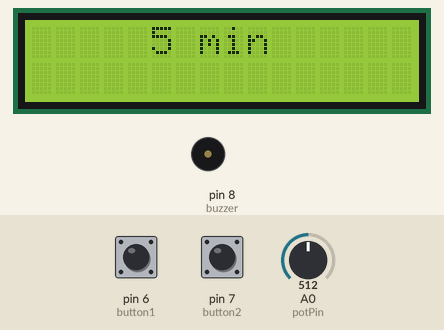
This sketch was run on a simulated Arduino Uno, built with avr-gcc and run on an emulated ATmega328P. Shown: 16×2 character LCD, buzzer (waves = sounding). The inputs (shaded band) are chosen by the test bench; at power-on: pin 6 (button1) HIGH, pin 7 (button2) HIGH, A0 (potPin) = 512.

Above: at 1.2 s.
1.3 s: pin 6 (button1) pulled LOW for 0.15 s
At 1.9 s:
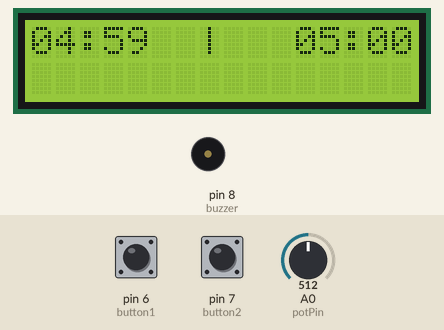
2.0 s: pin 6 (button1) pulled LOW for 1 s
At 3.5 s:
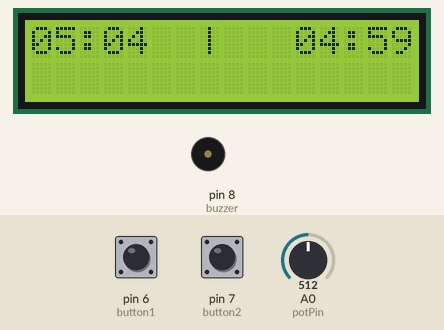
3.6 s: pin 7 (button2) pulled LOW for 3.2 s
At 7.3 s:
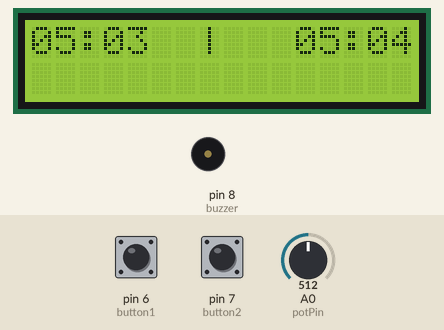
Timing chart, 0 to 8.8 s (numbered marks = the images above; inputs shaded):
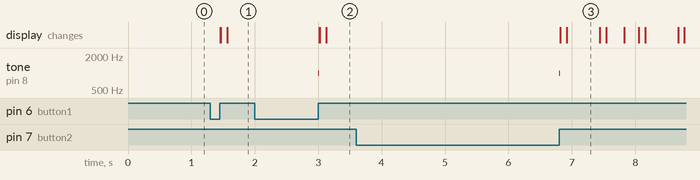

The sketch:

Arduino_code_v0.1.ino
```cpp
#include <Wire.h>
#include <LiquidCrystal_I2C.h>

LiquidCrystal_I2C lcd(0x27,16,2);

const int button1 = 6;
const int button2 = 7;
const int buzzer = 8;
const int potPin = A0;

unsigned long player1Time = 0;
unsigned long player2Time = 0;
bool player1Turn = false; // will be set by first press
bool gameStarted = false;
bool paused = false;

unsigned long lastMillis = 0;
unsigned long lastBlink = 0;
bool blinkState = true;

bool zeroCycleActive = false;
int zeroCycleCount = 0;

unsigned long bothPressedTime = 0;

void setup() {
  lcd.init();
  lcd.backlight();
  pinMode(button1, INPUT_PULLUP);
  pinMode(button2, INPUT_PULLUP);
  pinMode(buzzer, OUTPUT);
}

void loop() {
  unsigned long now = millis();

  bool btn1 = digitalRead(button1) == LOW;
  bool btn2 = digitalRead(button2) == LOW;

  // --- Pause logic ---
  if(btn1 && btn2) {
    if(bothPressedTime == 0) bothPressedTime = now;
    else if(now - bothPressedTime >= 3000) {
      paused = !paused;
      bothPressedTime = 0;
    }
  } else {
    bothPressedTime = 0;
  }
  if(paused) return; // skip countdown while paused

// --- Before game starts: select time ---
if(!gameStarted) {
    int potValue = analogRead(potPin);       // 0-1023
    int minutes = map(potValue, 0, 1023, 1, 10); // 1–10 minutes
    player1Time = minutes * 60; // convert to seconds
    player2Time = minutes * 60;

    // Display selected time in minutes
    lcd.setCursor(5,0);
    lcd.print(minutes);
    lcd.print(" min  ");

    // Wait for first player to press
    if(btn1) {
        while(digitalRead(button1) == LOW);
        player1Turn = true;
        gameStarted = true;
        lcd.clear(); // <-- clears “in”
    }
    if(btn2) {
        while(digitalRead(button2) == LOW);
        player1Turn = false;
        gameStarted = true;
        lcd.clear(); // <-- clears “in”
    }
    return;
}
  // --- Countdown ---
  if(now - lastMillis >= 1000) {
    lastMillis = now;
    if(!zeroCycleActive) {
      if(player1Turn && player1Time > 0) player1Time--;
      if(!player1Turn && player2Time > 0) player2Time--;
    }
  }

  // --- Turn switching ---
  if(btn1 && player1Turn && !zeroCycleActive) {
    while(digitalRead(button1) == LOW);
    player1Turn = false;
    player1Time += 5;
    tone(buzzer, 1000, 100);
  }
  if(btn2 && !player1Turn && !zeroCycleActive) {
    while(digitalRead(button2) == LOW);
    player1Turn = true;
    player2Time += 5;
    tone(buzzer, 1000, 100);
  }

  // --- Zero-time blink cycles ---
  if(!zeroCycleActive && (player1Time == 0 || player2Time == 0)) {
    zeroCycleActive = true;
    zeroCycleCount = 0;
    lastBlink = now;
    blinkState = true;
  }

  if(zeroCycleActive) {
    if(now - lastBlink >= 500) {
      lastBlink = now;
      blinkState = !blinkState;
      if(!blinkState) zeroCycleCount++;
    }
    if(zeroCycleCount >= 3) {
      zeroCycleActive = false;
      blinkState = true;
      noTone(buzzer);
    }
  } else {
    // normal active timer blink 0.5s on / 0.1s off
    if(blinkState && now - lastBlink >= 500) {
      lastBlink = now;
      blinkState = false;
    } else if(!blinkState && now - lastBlink >= 100) {
      lastBlink = now;
      blinkState = true;
    }
  }

  // --- Format timers ---
  String t1 = formatTime(player1Time);
  String t2 = formatTime(player2Time);

  if(zeroCycleActive) {
    if(!blinkState) t1 = "     ";
    if(!blinkState) t2 = "     ";
  } else {
    if(player1Turn && !blinkState) t1 = "     ";
    if(!player1Turn && !blinkState) t2 = "     ";
  }

  // --- Display ---
  lcd.setCursor(0,0);
  lcd.print(t1);
  lcd.setCursor(7,0);
  lcd.print("|");
  lcd.setCursor(11,0);
  lcd.print(t2);

  // --- Buzzer ---
  if(zeroCycleActive) {
    if(blinkState) tone(buzzer, 1000);
    else noTone(buzzer);
  } else {
    if(player1Time == 10 || player2Time == 10) tone(buzzer, 1000, 200);
    if(player1Time > 0 && player2Time > 0) noTone(buzzer);
  }
}

String formatTime(unsigned long t) {
  int minutes = t / 60;
  int seconds = t % 60;
  char buf[6];
  sprintf(buf, "%02d:%02d", minutes, seconds);
  return String(buf);
}

/*
     ______                                    __
   _/      \_                                 |  \
  /   $$$$$$ \    ______   __   __   __       | $$  ______   __    __   ______   __    __
 /  $$$____$$$\  /      \ |  \ |  \ |  \      | $$ /      \ |  \  |  \ |      \ |  \  |  \
|  $$/     \ $$\|  $$$$$$\| $$ | $$ | $$      | $$|  $$$$$$\| $$  | $$  \$$$$$$\| $$  | $$
| $$|  $$$$$| $$| $$    $$| $$ | $$ | $$      | $$| $$  | $$| $$  | $$ /      $$| $$  | $$
| $$| $$| $$| $$| $$$$$$$$| $$_/ $$_/ $$      | $$| $$__/ $$| $$__/ $$|  $$$$$$$| $$__/ $$
| $$ \$$  $$| $$ \$$     \ \$$   $$   $$______| $$ \$$    $$ \$$    $$ \$$    $$ \$$    $$
 \$$\ \$$$$$$$$   \$$$$$$$  \$$$$$\$$$$|      \\$$  \$$$$$$   \$$$$$$   \$$$$$$$ _\$$$$$$$
  \$$\ __/   \                          \$$$$$$                                 |  \__| $$
   \$$$    $$$                                                                   \$$    $$
     \$$$$$$                                                                      \$$$$$$

  Created by Louay Dalali

  Please give credit if you reuse this project.
  It helps encourage open-source coding and learning.
*/
```

Measured:
- after the input at 1.3 s, the display: first changes after 0.15 s (image 1 shows a later state)
- after the input at 2.0 s, tone on pin 8 (buzzer): silent → 1000 Hz after 1.0 s, → silent 0.01 s later
- after the input at 3.6 s, tone on pin 8 (buzzer): silent → 1000 Hz after 3.2 s, → silent 0.01 s later
- what the display in image 3 shows lasts 0.5 s, from 6.9 s to 7.4 s
